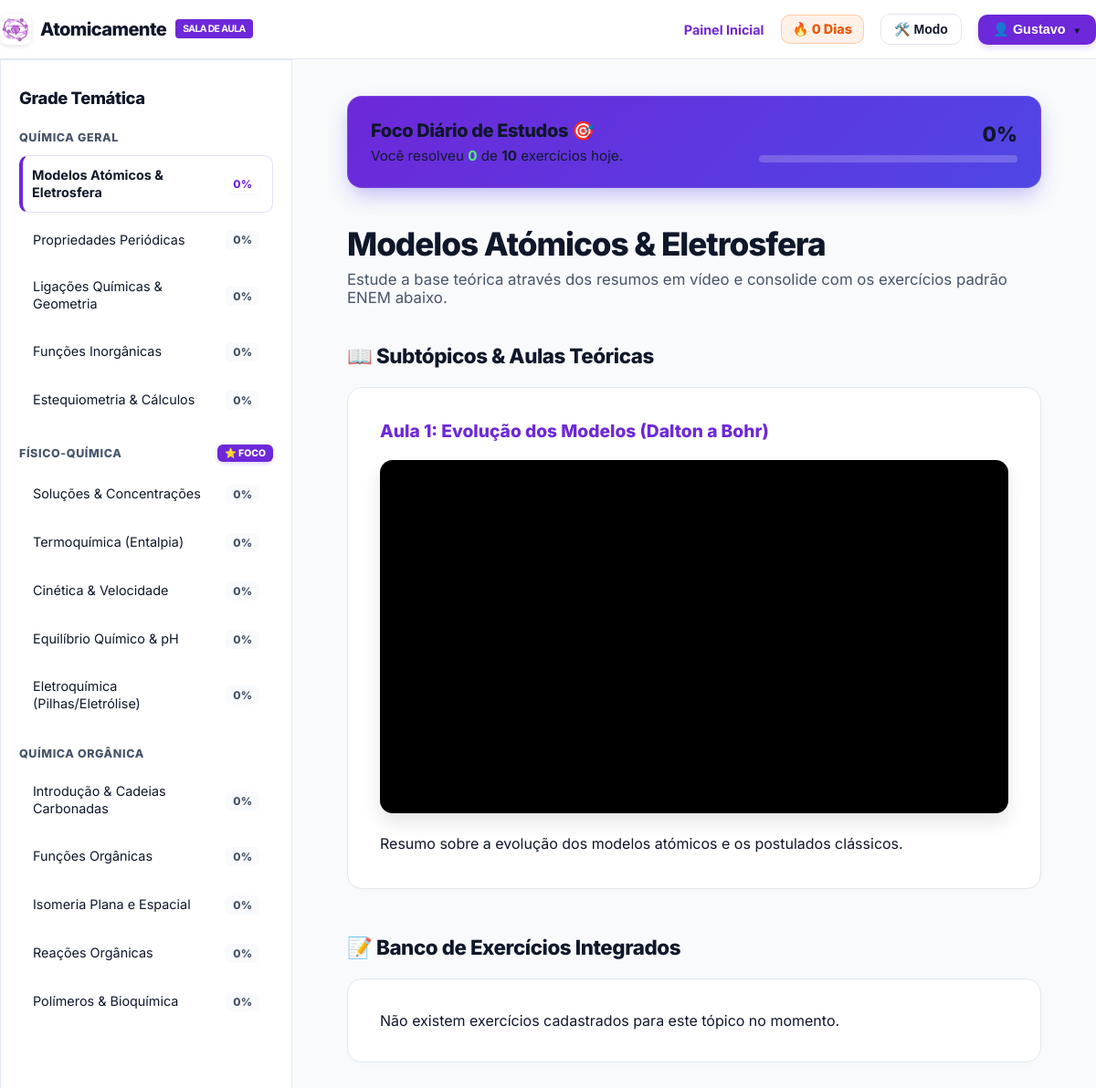
The page /topico.php (signed in) on the database its author committed.
### tables this page shows
CREATE TABLE `users` (
  `id` int(11) NOT NULL,
  `role_id` int(11) NOT NULL,
  `nome` varchar(100) NOT NULL,
  `email` varchar(150) NOT NULL,
  `password_hash` varchar(255) NOT NULL,
  `meta_diaria` int(11) DEFAULT '20',
  `frente_foco` varchar(50) DEFAULT '',
  `streak` int(11) DEFAULT '0',
  `ultimo_estudo` date DEFAULT NULL
);

CREATE TABLE `frentes` (
  `id` int(11) NOT NULL,
  `nome` varchar(100) NOT NULL,
  `slug` varchar(100) NOT NULL,
  `icone` varchar(50) DEFAULT NULL
);

CREATE TABLE `topicos` (
  `id` int(11) NOT NULL,
  `frente_id` int(11) NOT NULL,
  `nome` varchar(100) NOT NULL,
  `slug` varchar(100) NOT NULL
);

CREATE TABLE `aulas` (
  `id` int(11) NOT NULL,
  `topico_id` int(11) NOT NULL,
  `titulo` varchar(150) NOT NULL,
  `video_url` varchar(255) DEFAULT NULL,
  `resumo` text,
  `ordem` int(11) DEFAULT '1'
);

### topico.php (the view, shortened to what this page needs)
<?php
require_once 'config.php';
$user_id = $_SESSION['user_id'];
$slug_atual = isset($_GET['id']) ? $_GET['id'] : 'modelos-atomicos';
try {
    $stmtUser = $pdo->prepare("SELECT meta_diaria, frente_foco FROM users WHERE id = :uid");
    $stmtUser->execute([':uid' => $user_id]);
    $userData = $stmtUser->fetch(PDO::FETCH_ASSOC);
    $meta_diaria = $userData['meta_diaria'] ?? 0;
    $foco_aluno = $userData['frente_foco'] ?? '';
    $stmtHoje = $pdo->prepare("SELECT COUNT(*) FROM user_progress WHERE user_id = :uid AND DATE(respondido_em) = CURDATE()");
    $stmtHoje->execute([':uid' => $user_id]);
    $feitos_hoje = $stmtHoje->fetchColumn();
    $frentes_sidebar = [];
    $stmtFrentes = $pdo->query("SELECT * FROM frentes ORDER BY id ASC");
    while ($frente = $stmtFrentes->fetch()) {
        $nome_frente = $frente['nome'];
        $eh_foco = false;
        if (
            ($foco_aluno === 'geral' && stripos($nome_frente, 'geral') !== false) ||
            ($foco_aluno === 'fisico' && stripos($nome_frente, 'físico') !== false) ||
            ($foco_aluno === 'fisico' && stripos($nome_frente, 'fisico') !== false) ||
            ($foco_aluno === 'organica' && stripos($nome_frente, 'orgânica') !== false) ||
            ($foco_aluno === 'organica' && stripos($nome_frente, 'organica') !== false) ||
            ($foco_aluno === 'ambiental' && stripos($nome_frente, 'ambiental') !== false)
        ) {
            $eh_foco = true;
        }
        $frente['eh_foco'] = $eh_foco;
        $stmtTopicos = $pdo->prepare("
            SELECT t.*,
                (SELECT COUNT(*) FROM questions q WHERE q.subtopic_id = t.id) as total_questoes,
                (SELECT COUNT(DISTINCT up.question_id)
                 FROM user_progress up
                 JOIN questions q ON up.question_id = q.id
                 WHERE q.subtopic_id = t.id AND up.user_id = :uid) as respondidas
            FROM topicos t
            WHERE t.frente_id = :fid
            ORDER BY t.id ASC
        ");
        $stmtTopicos->execute([':uid' => $user_id, ':fid' => $frente['id']]);
        $topicos_lista = $stmtTopicos->fetchAll();
        $frente['topicos'] = $topicos_lista;
        $frentes_sidebar[] = $frente;
    }
    $stmtAtual = $pdo->prepare("SELECT * FROM topicos WHERE slug = :slug");
    $stmtAtual->execute([':slug' => $slug_atual]);
    $topico_dados = $stmtAtual->fetch();
    $topico_id = $topico_dados['id'];
    $nome_topico_atual = $topico_dados['nome'];
    $stmtAulas = $pdo->prepare("SELECT * FROM aulas WHERE topico_id = :tid ORDER BY ordem ASC");
    $stmtAulas->execute([':tid' => $topico_id]);
    $aulas_topico = $stmtAulas->fetchAll();
    $stmtQuestoes = $pdo->prepare("
        SELECT q.*, up.is_correct as ja_respondida
        FROM questions q
        LEFT JOIN user_progress up ON q.id = up.question_id AND up.user_id = :uid
        WHERE q.subtopic_id = :tid
        ORDER BY q.id ASC
    ");
    $stmtQuestoes->execute([':uid' => $user_id, ':tid' => $topico_id]);
    $questoes_topico = $stmtQuestoes->fetchAll();
} catch (PDOException $e) {
    die("Erro de conexão na sala de aula: " . $e->getMessage());
}
?>
<!DOCTYPE html>
<html lang="pt-BR">
<head>
  <link rel="stylesheet" href="css/plataforma.css">
</head>
<body class="dash-body">
  <header class="topo-dash" style="border-bottom: 1px solid var(--borda);">
    <div class="container nav-dash" style="display: flex; justify-content: space-between; align-items: center; width: 100%;">
      <a href="dashboard.php" class="marca-dash" style="font-family: 'Inter', sans-serif; font-weight: 800; font-size: 1.25rem; letter-spacing: -0.03em; display: flex; align-items: center; gap: 10px;">
        <img src="assets/icone-simplificado.png" alt="Logo" style="height: 34px; border-radius: 8px; box-shadow: 0 2px 5px rgba(0,0,0,0.1);" />
        Atomicamente
        <span class="badge-enem" style="background: var(--roxo-base); font-size: 0.65rem; padding: 4px 8px; transform: translateY(-1px);">SALA DE AULA</span>
      </a>
      <div style="display: flex; align-items: center; gap: 18px;">
        <a href="dashboard.php" style="color: var(--roxo-base); text-decoration: none; font-weight: 700; font-size: 0.9rem; transition: opacity 0.2s;">Painel Inicial</a>
<div style="display: flex; align-items: center; gap: 6px; background: rgba(249, 115, 22, 0.1); border: 1px solid rgba(249, 115, 22, 0.3); padding: 6px 12px; border-radius: 10px; font-weight: 800; color: #ea580c; font-size: 0.9rem;">
  🔥 <?php
        $stmtStreak = $pdo->prepare("SELECT streak FROM users WHERE id = :uid");
        $stmtStreak->execute([':uid' => $_SESSION['user_id']]);
        echo $stmtStreak->fetchColumn() ?: 0;
     ?> Dias
</div>
        <div class="menu-dropdown">
          <button onclick="alternarDropdown('drop-config')" style="background: none; border: 1px solid var(--borda); color: var(--texto-principal); padding: 8px 14px; font-size: 0.88rem; border-radius: 10px; font-weight: 600; cursor: pointer; transition: all 0.2s;">
            🛠️ Modo
          </button>
        </div>
        <div class="menu-dropdown">
          <button onclick="alternarDropdown('drop-perfil')" style="background: var(--roxo-base); color: white; border: none; padding: 8px 16px; font-size: 0.9rem; border-radius: 10px; font-weight: 700; cursor: pointer; box-shadow: 0 4px 6px rgba(139, 92, 246, 0.2); transition: all 0.2s;">
            👤 <?php echo explode(' ', $_SESSION['user_nome'] ?? 'Estudante')[0]; ?> <span style="font-size: 0.6rem; margin-left: 4px;">▼</span>
          </button>
        </div>
      </div>
    </div>
  </header>
  <div class="layout-sala-aula">
    <nav class="sidebar-grade">
      <h2 style="font-size: 1.15rem; color: var(--texto-principal); margin-top:0; font-weight:800; letter-spacing: -0.02em;">Grade Temática</h2>
      <?php foreach ($frentes_sidebar as $frente): ?>
        <div class="titulo-categoria">
          <?php echo htmlspecialchars($frente['nome']); ?>
          <?php if ($frente['eh_foco']): ?>
            <span class="badge-foco-sidebar">⭐ FOCO</span>
          <?php endif; ?>
        </div>
        <?php foreach ($frente['topicos'] as $topico): ?>
          <a href="topico.php?id=<?php echo htmlspecialchars($topico['slug']); ?>" class="link-subtopico-wrapper <?php echo ($topico['slug'] === $slug_atual) ? 'ativo' : ''; ?>">
             <span class="label-titulo"><?php echo htmlspecialchars($topico['nome']); ?></span>
             <span class="badge-progresso"><?php echo $topico['porcentagem']; ?>%</span>
          </a>
        <?php endforeach; ?>
      <?php endforeach; ?>
    </nav>
    <main class="centro-aula">
      <?php if ($meta_diaria > 0): ?>
        <?php $porcentagem_meta = min(round(($feitos_hoje / $meta_diaria) * 100), 100); ?>
        <div class="widget-meta">
          <div>
            <h4 style="margin: 0 0 6px 0; font-size: 1.25rem; font-weight: 800; letter-spacing: -0.02em;">Foco Diário de Estudos 🎯</h4>
            <p style="margin: 0; opacity: 0.95; font-size: 0.95rem;">Você resolveu <b style="color: #50fa7b;"><?php echo $feitos_hoje; ?></b> de <b><?php echo $meta_diaria; ?></b> exercícios hoje.</p>
          </div>
          <div style="text-align: right; width: 40%; max-width: 300px;">
            <span style="font-weight: 800; font-size: 1.4rem;"><?php echo $porcentagem_meta; ?>%</span>
            <div class="barra-meta-bg">
            </div>
          </div>
        </div>
      <?php endif; ?>
      <div style="margin-bottom: 40px;">
        <h1 style="margin: 0; font-size: 2.2rem; color: var(--texto-principal); font-weight: 800; letter-spacing: -0.03em;"><?php echo htmlspecialchars($nome_topico_atual); ?></h1>
        <p style="margin: 8px 0 0 0; color: var(--texto-secundario); font-size: 1.05rem;">Estude a base teórica através dos resumos em vídeo e consolide com os exercícios padrão ENEM abaixo.</p>
      </div>
      <h2 style="color: var(--texto-principal); font-size: 1.4rem; font-weight: 800; margin-bottom: 20px; letter-spacing: -0.02em;">📖 Subtópicos & Aulas Teóricas</h2>
      <?php if (empty($aulas_topico)): ?>
        <div class="card-modulo" style="color: var(--texto-secundario); font-style: italic;">
          Material de apoio ainda não disponibilizado pela equipe pedagógica. Vá direto para a bateria de exercícios.
        </div>
      <?php else: ?>
        <?php foreach ($aulas_topico as $aula): ?>
          <div class="card-modulo">
            <h3 style="margin-top: 0; margin-bottom: 5px; color: var(--roxo-base); font-weight: 800; font-size: 1.2rem;"><?php echo htmlspecialchars($aula['titulo']); ?></h3>
            <?php if (!empty($aula['video_url'])): ?>
              <div class="video-container">
                <iframe src="<?php echo htmlspecialchars($aula['video_url']); ?>" allowfullscreen></iframe>
              </div>
            <?php endif; ?>
            <?php if (!empty($aula['resumo'])): ?>
              <div style="line-height: 1.7; color: var(--texto-principal); font-size: 1rem; margin-top: 20px;">
                <?php echo nl2br(htmlspecialchars($aula['resumo'])); ?>
              </div>
            <?php endif; ?>
          </div>
        <?php endforeach; ?>
      <?php endif; ?>
      <h2 style="color: var(--texto-principal); font-size: 1.4rem; font-weight: 800; margin: 50px 0 20px 0; letter-spacing: -0.02em;">📝 Banco de Exercícios Integrados</h2>
      <?php if (empty($questoes_topico)): ?>
        <div class="card-modulo" style="color: var(--texto-secundario);">
          Não existem exercícios cadastrados para este tópico no momento.
        </div>
      <?php endif; ?>
    </main>
  </div>
</body>
</html>

### css/plataforma.css (style rules this page uses)
:root { --roxo-base: #6d28d9; --roxo-vivo: #8b5cf6; --sucesso: #10b981; --bg-global: #f8fafc; --bg-card: #ffffff; --bg-topo: #ffffff; --bg-dropdown: #ffffff; --borda: #e2e8f0; --texto-principal: #0f172a; --texto-secundario: #475569; --roxo-profundo: #1e1b4b; --bg-hover-radio: #f5f3ff; --sucesso-fundo: #ecfdf5; }
body.dash-body { font-family: 'Inter', system-ui, -apple-system, sans-serif; background-color: var(--bg-global) !important; color: var(--texto-principal) !important; margin: 0; padding: 0; transition: background-color 0.2s ease, color 0.2s ease; }
.container { width: 90%; max-width: 1200px; margin: 0 auto; }
h1, h2, h3, h4 { color: var(--texto-principal); }
p, span, label { color: var(--texto-principal); }
.topo-dash { background-color: var(--bg-topo) !important; border-bottom: 1px solid var(--borda) !important; padding: 15px 0; position: sticky; top: 0; z-index: 100; transition: background-color 0.2s ease, border-color 0.2s ease; }
.nav-dash { display: flex; justify-content: space-between; align-items: center; }
.marca-dash { display: flex; align-items: center; gap: 10px; font-weight: 800; font-size: 1.2rem; color: var(--texto-principal) !important; text-decoration: none; }
.badge-enem { background: #f59e0b; color: white; font-size: 0.7rem; padding: 2px 6px; border-radius: 4px; font-weight: bold; }
.card-estatistica, .opcao-radio-card, .card-modulo, .card-admin, .sidebar-grade, .auth-box, .conteudo-aula, .bloco-teoria, .area-exercicios { background-color: var(--bg-card) !important; border: 1px solid var(--borda) !important; color: var(--texto-principal) !important; transition: all 0.2s ease; }
.menu-dropdown { position: relative !important; display: inline-block !important; }

### rows shown on the page
users: streak "0", meta_diaria "10"
frentes: nome "QUÍMICA GERAL"
topicos: nome "Modelos Atómicos & Eletrosfera", porcentagem "0"
topicos: nome "Propriedades Periódicas", porcentagem "0"
topicos: nome "Ligações Químicas & Geometria", porcentagem "0"
topicos: nome "Funções Inorgânicas", porcentagem "0"
topicos: nome "Estequiometria & Cálculos", porcentagem "0"
frentes: nome "FÍSICO-QUÍMICA", shows "⭐ FOCO"
topicos: nome "Soluções & Concentrações", porcentagem "0"
topicos: nome "Termoquímica (Entalpia)", porcentagem "0"
topicos: nome "Cinética & Velocidade", porcentagem "0"
topicos: nome "Equilíbrio Químico & pH", porcentagem "0"
topicos: nome "Eletroquímica (Pilhas/Eletrólise)", porcentagem "0"
frentes: nome "QUÍMICA ORGÂNICA"
topicos: nome "Introdução & Cadeias Carbonadas", porcentagem "0"
topicos: nome "Funções Orgânicas", porcentagem "0"
topicos: nome "Isomeria Plana e Espacial", porcentagem "0"
topicos: nome "Reações Orgânicas", porcentagem "0"
topicos: nome "Polímeros & Bioquímica", porcentagem "0"
aulas: titulo "Aula 1: Evolução dos Modelos (Dalton a Bohr)", resumo "Resumo sobre a evolução dos modelos atómicos e os postulados clássicos."

### other values the page prints
explode(' ', $_SESSION['user_nome'] ?? 'Estudante')[0] "Gustavo"
$feitos_hoje "0"
$porcentagem_meta "0"
